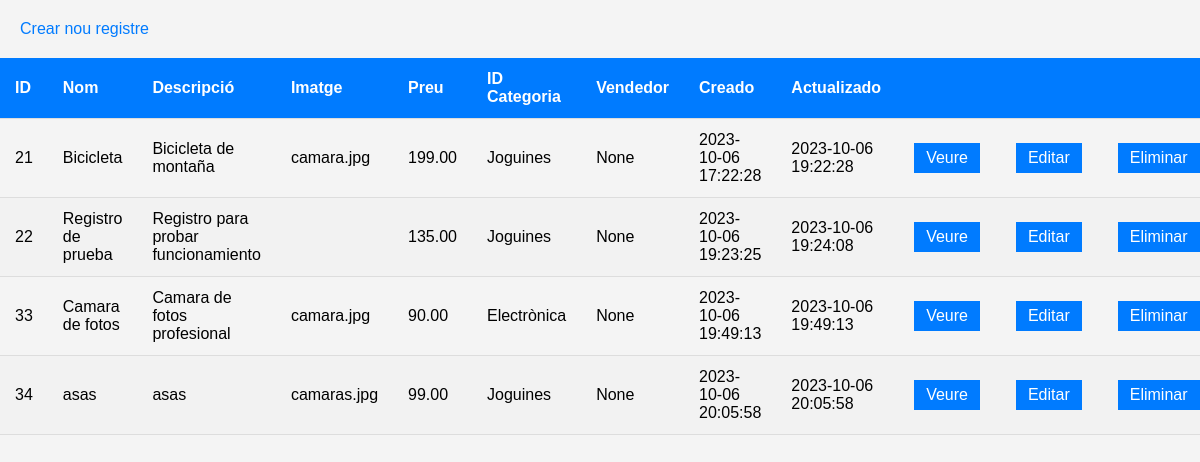
The app's page /products/list, older data.
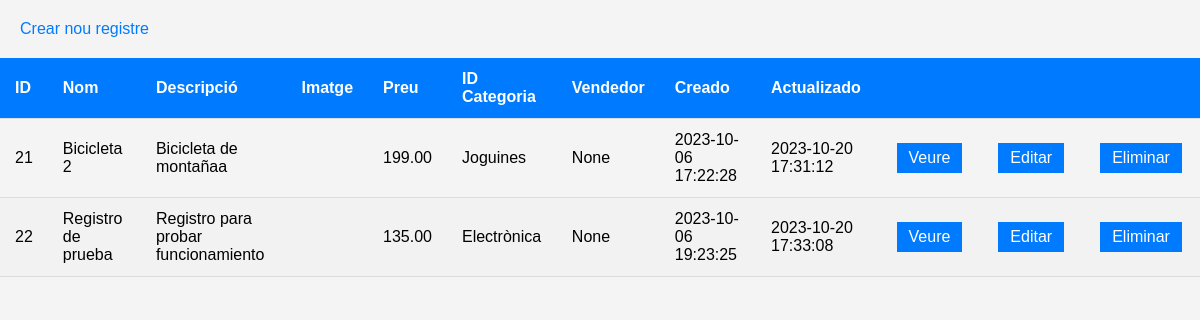
The same page, newer data.
### my_app/models.py (models this page shows)
class Product(db.Model):
    __tablename__ = 'products'
    id = db.Column(db.Integer, primary_key=True)
    title = db.Column(db.Text)
    description = db.Column(db.Text)
    photo = db.Column(db.Text)
    price = db.Column(db.DECIMAL(10, 2))
    category_id = db.Column(db.Integer, db.ForeignKey('categories.id'))
    seller_id = db.Column(db.Integer, db.ForeignKey('users.id'))
    created = db.Column(db.DateTime, default=datetime.utcnow, nullable=False)
    updated = db.Column(db.DateTime, default=datetime.utcnow, nullable=False)

class Category(db.Model):
    __tablename__ = 'categories'
    id = db.Column(db.Integer, primary_key=True)
    name = db.Column(db.Text, unique=True)
    slug = db.Column(db.Text, unique=True)

### my_app/routes_main.py (the view)
@main_bp.route("/products/list")
def list_products():
    lista = db.session.query(Product, Category).join(Category).order_by(Product.id.asc()).all()
    return render_template('products/list.html',results=lista)

### my_app/templates/products/list.html (shortened to what this page needs)
<!DOCTYPE html>
<html lang="en">
<head>
    <link rel="stylesheet" href="/static/list.css">
</head>
<body>
    <table class="table">
        <thead>
            <tr>
                <th>ID</th>
                <th>Nom</th>
                <th>Descripció</th>
                <th>Imatge</th>
                <th>Preu</th>
                <th>ID Categoria</th>
                <th>Vendedor</th>
                <th>Creado</th>
                <th>Actualizado</th>
                <th colspan="3"></th>
            </tr>
        </thead>
        <tbody>
            {% for (product, categoria) in results %}
            <tr>
                <td>{{ product.id }}</td>
                <td>{{ product.title }}</td>
                <td>{{ product.description }}</td>
                <td>{{ product.photo }}</td>
                <td>{{ product.price }}</td>
                <td>{{ categoria.name }}</td>
                <td>{{ product.seller_id }}</td>
                <td>{{ product.created.strftime("%Y-%m-%d %H:%M:%S") }}</td>
                <td>{{ product.updated.strftime("%Y-%m-%d %H:%M:%S") }}</td>
                <td><a class="action" href="/products/read/{{ product.id }}" title="Veure">Veure</a></td>
                <td><a class="action" href="/products/update/{{ product.id }}" title="Editar">Editar</a></td>
                <td><a class="action" href="/products/delete/{{ product.id }}" title="Eliminar">Eliminar</a></td>
            </tr>
            {% endfor %}
        </tbody>
        <div class="enlaces"> <a href="/products/create">Crear nou registre</a>
        </div>
</body>
</html>

### my_app/static/list.css (style rules this page uses)
body { font-family: Arial, sans-serif; background-color: #f4f4f4; margin: 0; padding: 0; }
a { text-decoration: none; color: #007bff; }
table { width: 100%; border-collapse: collapse; }
th, td { padding: 12px 15px; text-align: left; border-bottom: 1px solid #ddd; }
th { background-color: #007bff; color: #fff; }
tr:nth-child(even) { background-color: #f2f2f2; }
.action { display: inline-block; padding: 6px 12px; margin: 3px; background-color: #007bff; color: #fff; border: none; text-align: center; text-decoration: none; cursor: pointer; }
.enlaces { margin: 0; padding: 20px; }

Row changes from the older to the newer data that the page shows:
removed Product: id "33", title "Camara de fotos", description "Camara de fotos profesional", photo "camara.jpg", price "90.00", name "Electrònica", seller_id "None", created "2023-10-06 19:49:13", updated "2023-10-06 19:49:13"
removed Product: id "34", title "asas", description "asas", photo "camaras.jpg", price "99.00", name "Joguines", seller_id "None", created "2023-10-06 20:05:58", updated "2023-10-06 20:05:58"
changed Product "Joguines": title "Bicicleta" → "Bicicleta 2"; description "Bicicleta de montaña" → "Bicicleta de montañaa"; updated "2023-10-06 19:22:28" → "2023-10-20 17:31:12"; photo "camara.jpg" → (not shown)
changed Product "Registro de prueba": name "Joguines" → "Electrònica"; updated "2023-10-06 19:24:08" → "2023-10-20 17:33:08"
